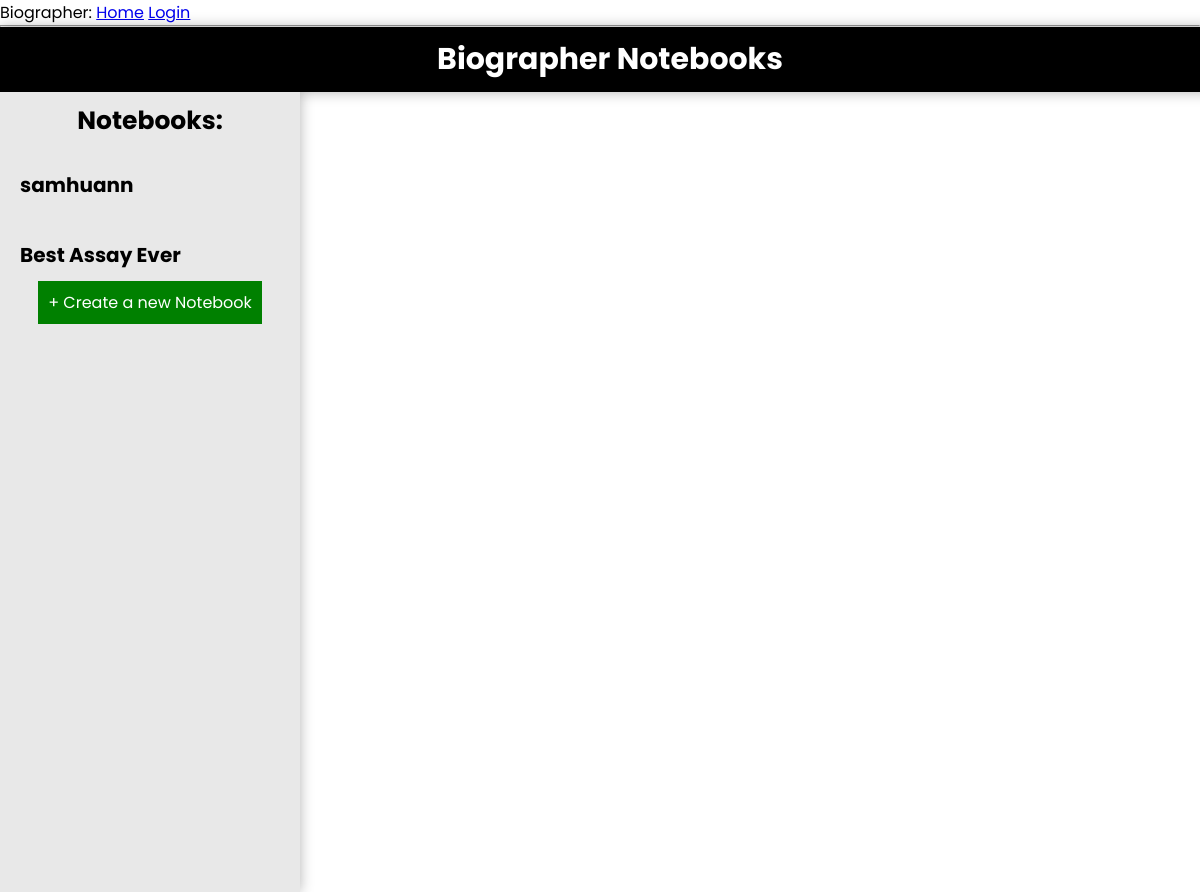
The page /notes-home on the database as committed earlier.
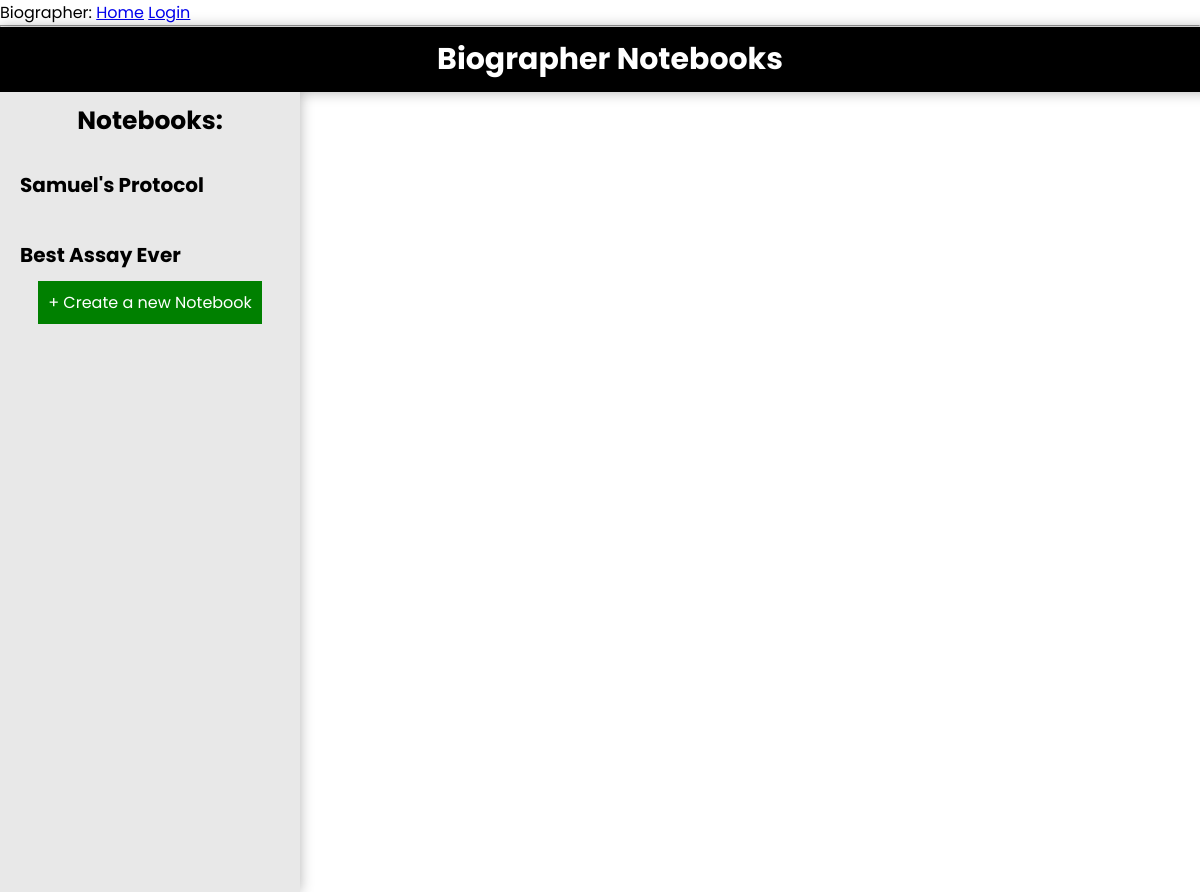
The same page on the database as committed later.
### app/notes/routes.py (models this page shows)
class Notebook(db.Model):
    id = db.Column(db.Integer, primary_key=True)
    name = db.Column(db.String(100), default="My Notebook")
    password = db.Column(db.String(100), default=None)
    last_modified = db.Column(db.DateTime, default=datetime.datetime.today())

### app/notes/routes.py (the view)
@bp.route("/notes-home", methods=["GET", "POST"])
def home():
    db.create_all()
    all_notebooks = Notebook.query.all()
    length = len(all_notebooks)
    i = 0
    while i < length:
        auth.append(False)
        i += 1
    for i in all_notebooks:
        auth.append(False)
    if not all_notebooks:
        notebook_available = False
    else:
        notebook_available = True
    return render_template("tools/notes/index.html", notebooks=all_notebooks, notebook_available=notebook_available)

### app/main/routes.py (called while the page is built)
@bp.before_app_request
def before_request():
    if current_user.is_authenticated:
        current_user.last_seen = datetime.now(timezone.utc)
        db.session.commit()

### app/templates/tools/notes/index.html (shortened to what this page needs)
{% extends "tools/notes/base.html" %}
{% block side %}
<h1>Notebooks:</h1>
{%for notebook in notebooks%}
<div class="notebook" id="{{notebook.id}}">
    <a href="/notebooks/{{notebook.id}}" class="a">
        <h1 class="notebook-h1">{{notebook.name}}</h1>
    </a>
</div>
{% endfor %}
<a href="/notebook/create" class="buttonlike">+ Create a new Notebook</a>
{% endblock %}

### app/templates/tools/notes/base.html (shortened to what this page needs)
{% extends "base.html" %}
{% block content %}
<head>
    <link rel="stylesheet" href="{{ url_for('static',filename='css/style.css') }}">
</head>
<body>
    <nav>
        <a href="/notes-home">
            <h1>Biographer Notebooks</h1>
        </a>
    </nav>
    <div class="row" id="row">
        <div class="sidebar">
            {% block side %}
            {% endblock %}
        </div>
        <div class="main">
        </div>
    </div>
</body>
{% endblock %}

### app/templates/base.html (shortened to what this page needs)
<!DOCTYPE html>
<html lang="en">
<head>
</head>
<body>
    <div>
        Biographer:
        <a href="{{ url_for('main.upload_form') }}">Home</a>
        {% if current_user.is_anonymous %}
        <a href="{{ url_for('auth.login') }}">Login</a>
        {% else %}
        <a href="{{ url_for('main.user', username=current_user.username) }}">Profile</a>
        <a href="{{ url_for('main.tool_list') }}">Tools</a>
        <a href="{{ url_for('auth.logout') }}">Logout</a><br>
        Hi, {{ current_user.username }}! It's a good day for analysis!<br>
        {% endif %}
    </div>
    <hr>
    {% block content %}{% endblock %}
</body>
</html>

### app/static/css/style.css (style rules this page uses)
* { margin: 0; padding: 0; }
:root { --main-color:black; --main-text-color:white; --accent-color:#e8e8e8; --accent-text-color:black; --box-shadow: 0 0 13px rgba(0, 0, 0, 0.30); --box-shadow-light: 0 0 13px rgba(0, 0, 0, 0.075); --note-font: Arial, Helvetica, sans-serif; --note-color:black; }
body { display: flex; flex-direction: column; max-width: 100vw; width: 100vw; min-height: 100vh; word-wrap: break-word; overflow-x: hidden; font-family: "Poppins", Helvetica, sans-serif; }
nav { width: 100vw; text-align: center; font-size: 20px; background-color: var(--main-color); color:var(--main-text-color); padding: 10px; box-shadow: var(--box-shadow); }
.row { display: flex; min-height: 100vh; width: 100vw; align-items: stretch; justify-content: space-around; }
.sidebar { z-index: 1; margin-top: 0; min-height: 100vh; flex:1; background-color: var(--accent-color); color:var(--accent-text-color); text-align: center; box-shadow: var(--box-shadow); }
.main { flex:3; height: 100vh; }
.main *, .sidebar * { padding: 10px; }
.main h1, .sidebar h1 { font-size: 25px; }
.a, .contextmenu a { font-family: "Poppins", Helvetica, sans-serif; padding: 0; text-align: left; text-decoration: none; color: black; background: none; }
.notebook a h1, .note a h1 { font-size: 20px; }
.buttonlike { background-color: green; text-decoration: none; color: white; }
nav a { background-color: none !important; color: white; text-decoration: none; }

Rows that differ between the two databases and show on the page:
changed Notebook: name "samhuann" → "Samuel's Protocol"
